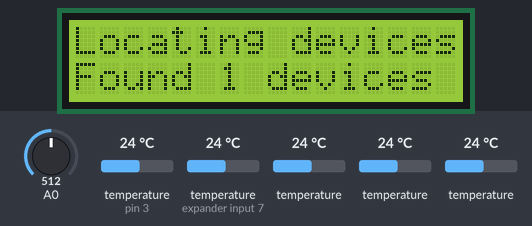
A sketch run on a simulated Arduino Uno, built with avr-gcc and run on an emulated ATmega328P. Parts: 16×2 character LCD. The test bench sets the inputs (shaded band); at power-on: temperature (sensors on pin 3, expander input 7) 24 °C, temperature 24 °C, A0 = 512. What the sketch prints to the serial monitor is not drawn.

Above: at 2.1 s.
4.3 s: temperature (sensor on pin 3) set to 12 °C
At 5.7 s:
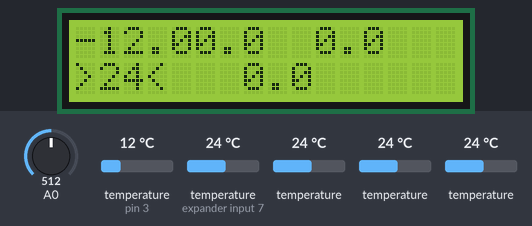
8.8 s: temperature (sensor on expander input 7) set to 12 °C
At 9.4 s:
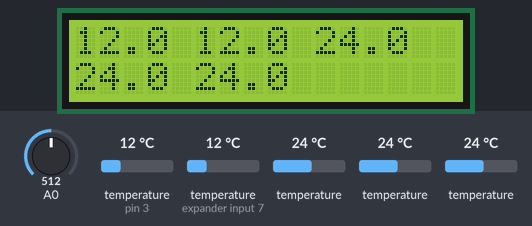
11.5 s: temperature (sensor 203) set to 12 °C
At 13.2 s:
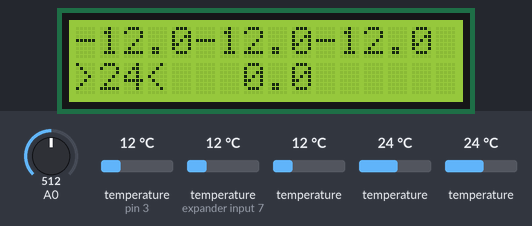
15.0 s: temperature (sensor 303) set to 12 °C
At 16.8 s:
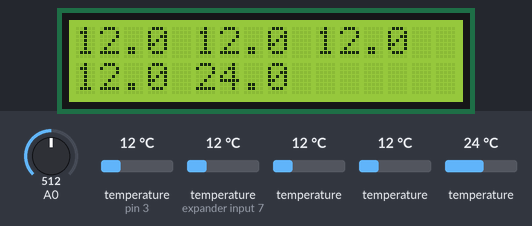
18.5 s: temperature (sensor 403) set to 19 °C
At 20.3 s:
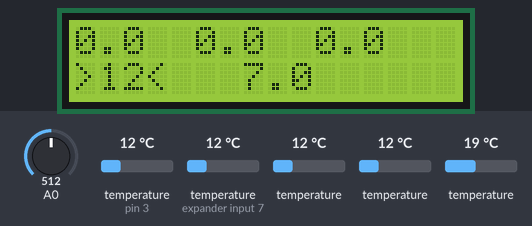
22.0 s: A0 set to 684
24.4 s: A0 set to 716
Timing chart, 0 to 27.4 s (numbered marks = the images above; inputs shaded):
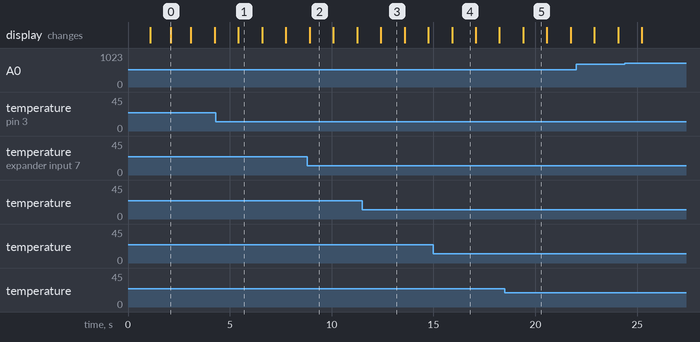

The sketch:

5xDS18B20temp.ino
```cpp
/*******************************************************

This sketch will read the 5 1Wire (DS18B20) temperature
sensors and display the values on the 2x16 LCD panel.

Pontus Henningsson, December 2015

********************************************************/

#include <LiquidCrystal.h>
#include <OneWire.h>
#include <DallasTemperature.h>

// Assign the addresses of your 1-Wire temp sensors.
DeviceAddress t1 = { 0x28, 0x82, 0xEF, 0x29, 0x07, 0x00, 0x00, 0xB6 };
DeviceAddress t2 = { 0x28, 0xDD, 0xBD, 0x1C, 0x07, 0x00, 0x00, 0x63 };
DeviceAddress t3 = { 0x28, 0x89, 0x2F, 0x29, 0x07, 0x00, 0x00, 0x6C };
DeviceAddress t4 = { 0x28, 0x41, 0xE4, 0x29, 0x07, 0x00, 0x00, 0x00 };
DeviceAddress t5 = { 0x28, 0xF5, 0xBD, 0x2A, 0x07, 0x00, 0x00, 0x35 };

// select the pins used on the LCD panel
LiquidCrystal lcd(8, 9, 4, 5, 6, 7);  // (rs, enable, d4, d5, d6, d7)

// Data wire is plugged into port 3 on the Arduino
#define ONE_WIRE_BUS 3
#define TEMPERATURE_PRECISION 9

// Setup a oneWire instance to communicate with any OneWire devices
OneWire oneWire(ONE_WIRE_BUS);

// Pass oneWire reference to Dallas Temperature.
DallasTemperature sensors(&oneWire);

// define values used by the buttons
int lcd_key     = 0;
int adc_key_in  = 0;
#define btnRIGHT  0
#define btnUP     1
#define btnDOWN   2
#define btnLEFT   3
#define btnSELECT 4
#define btnNONE   5

// variable to hold the display mode
#define NormalMode 	0
#define DiffMode 	1

int DisplayMode = NormalMode;

// read the buttons
int read_LCD_buttons()
{
 adc_key_in = analogRead(0);

 if (adc_key_in > 1000) return btnNONE;
 if (adc_key_in < 50)   return btnRIGHT;
 if (adc_key_in < 150)  return btnUP;
 if (adc_key_in < 300)  return btnDOWN;
 if (adc_key_in < 500)  return btnLEFT;
 if (adc_key_in < 700)  return btnSELECT;

 return btnNONE;  // when all others fail, return this...
}

void setup()
{
	Serial.begin(9600); // start serial port

	// Initialize LCD interface and specify width and height.
	lcd.begin(16, 2);

	// Clears the LCD screen and positions the cursor in the upper-left corner.
	lcd.clear();

	// Display status
	lcd.print("Initializing");
  	Serial.println("Dallas Temperature IC Control Library Start Up");
	delay(1000);

  	// Start up the library
  	sensors.begin();

  	// locate devices on the bus
  	lcd.clear();
  	lcd.print("Locating devices...");
  	delay(1000);
  	int numDevices = sensors.getDeviceCount();
  	lcd.setCursor(0,2);
  	lcd.print("Found ");
  	lcd.print(numDevices);
  	lcd.print(" devices");

	delay(1000);

	// set the resolution to 9 bit
  	sensors.setResolution(t1, TEMPERATURE_PRECISION);
  	sensors.setResolution(t2, TEMPERATURE_PRECISION);
  	sensors.setResolution(t3, TEMPERATURE_PRECISION);
  	sensors.setResolution(t4, TEMPERATURE_PRECISION);
  	sensors.setResolution(t5, TEMPERATURE_PRECISION);

  	lcd.clear();
}


void loop()
{
	// call to issue a global temperature
	// request to all devices on the bus
  	sensors.requestTemperatures();
	delay(1000);

	float tempC = 0;

	switch(DisplayMode)
	{
		case NormalMode:
		{
			lcd.clear();

			Serial.print("   t1   ");
			tempC = sensors.getTempC(t1);
			Serial.println(tempC,1);
			lcd.setCursor(0,0);
			lcd.print(tempC,1);

			Serial.print("   t2   ");
			tempC = sensors.getTempC(t2);
			Serial.println(tempC,1);
			lcd.setCursor(5,0);
			lcd.print(tempC,1);

			Serial.print("   t3   ");
			tempC = sensors.getTempC(t3);
			Serial.println(tempC,1);
			lcd.setCursor(10,0);
			lcd.print(tempC,1);

			Serial.print("   t4   ");
			tempC = sensors.getTempC(t4);
			Serial.println(tempC,1);
			lcd.setCursor(0,1);
			lcd.print(tempC,1);

			Serial.print("   t5   ");
			tempC = sensors.getTempC(t5);
			Serial.println(tempC,1);
			lcd.setCursor(5,1);
			lcd.print(tempC,1);

			break;
		}

		// Based on the difference between t4 and the others
		case DiffMode:
		{
			lcd.clear();

			int t4_tempC = sensors.getTempC(t4);

			Serial.print("   t1   ");
			tempC = sensors.getTempC(t1)-t4_tempC;
			Serial.println(tempC,1);
			lcd.setCursor(0,0);
			lcd.print(tempC,1);

			Serial.print("   t2   ");
			tempC = sensors.getTempC(t2)-t4_tempC;
			Serial.println(tempC,1);
			lcd.setCursor(5,0);
			lcd.print(tempC,1);

			Serial.print("   t3   ");
			tempC = sensors.getTempC(t3)-t4_tempC;
			Serial.println(tempC,1);
			lcd.setCursor(10,0);
			lcd.print(tempC,1);

			Serial.print("   t4   -> ");

			Serial.println(t4_tempC,1);
			lcd.setCursor(0,1);
			lcd.print(">");
			lcd.print(t4_tempC,1);
			lcd.print("<");

			Serial.print("   t5   ");
			tempC = sensors.getTempC(t5)-t4_tempC;
			Serial.println(tempC,1);
			lcd.setCursor(7,1);
			lcd.print(tempC,1);

			break;
		}
	}
	Serial.println();


	lcd_key = read_LCD_buttons();  // read the buttons

	switch (lcd_key)
 	{
   		case btnRIGHT: {Serial.println("RIGHT button pressed!");break;}
   		case btnLEFT: {Serial.println("LEFT button pressed!");break;}
   		case btnUP: {Serial.println("UP button pressed!");break;}
   		case btnDOWN: {Serial.println("DOWN button pressed!");break;}
   		case btnSELECT:
   		{
   			Serial.println("SELECT button pressed!");
   			DisplayMode=!DisplayMode;
   			break;
   		}
     	case btnNONE: {Serial.println("NONE  ");break;}
 	}

}
```

Measured:
- after the input at 4.3 s, the display: changes after 1.1 s (image 1)
- after the input at 8.8 s, the display: changes after 0.12 s (image 2)
- after the input at 11.5 s, the display: changes after 0.91 s (image 3)
- after the input at 15.0 s, the display: changes after 0.91 s (image 4)
- after the input at 18.5 s, the display: changes after 0.91 s (image 5)
- what the display in image 0 shows lasts 1.0 s, from 2.1 s to 3.1 s
- what the display in image 1 shows lasts 1.2 s, from 5.4 s to 6.6 s
